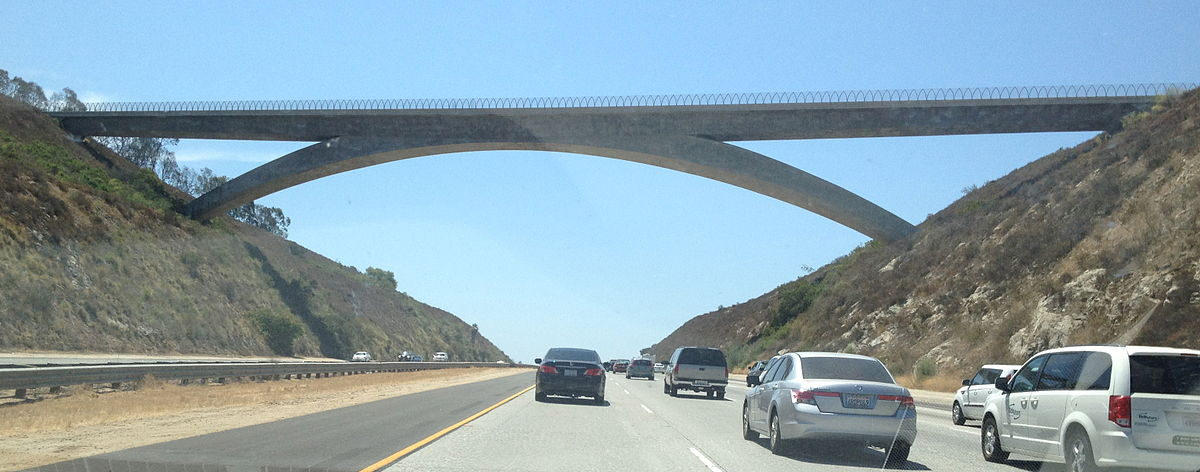
#> input picture samples/roads/road_2.jpg, 1200 x 472 px
$ python 012_color_spaces_HLS.py
#> lines starting #> are read from the running program, lines starting #| are printed output that depends on the picture
# Inspired by Self-Driving-Car Nano Degree from Udacity

# Notice that S channel is still doing a fairly robust job of
# picking up the lines under very different color and contrast conditions

import os

import cv2
import matplotlib.image as mpimg
import matplotlib.pyplot as plt
import numpy as np

# Read in an image and grayscale it
image_path = os.path.join(os.getcwd(), "../../samples/roads/road_2.jpg")

if not os.path.exists(image_path):
    print("Image does not exist!")
    exit()

image = mpimg.imread(image_path)
#> image is the input picture: shape (472, 1200, 3); mean R, G, B 136.8, 158.5, 168.5

thresh = (180, 255)
gray = cv2.cvtColor(image, cv2.COLOR_RGB2GRAY)
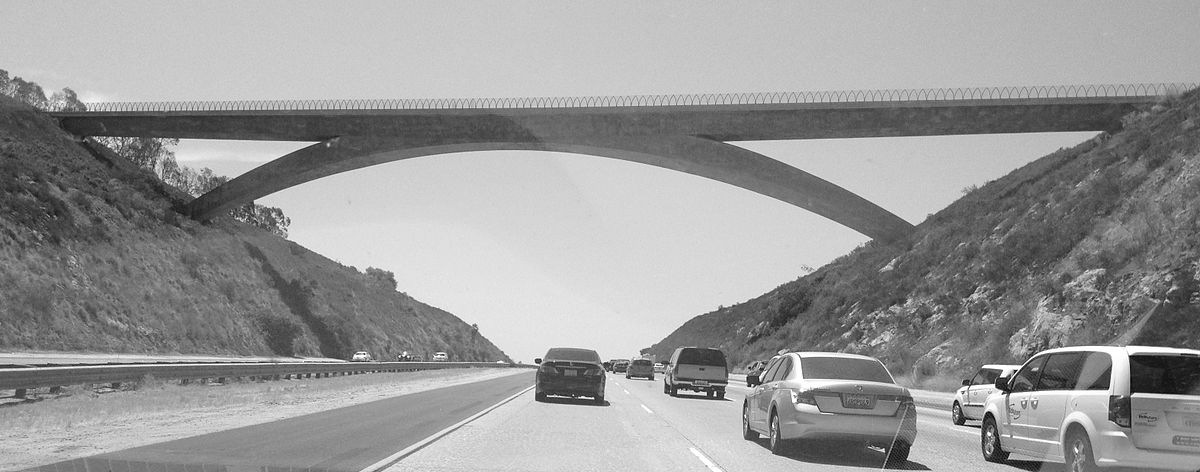
#> gray: shape (472, 1200); min 1, max 255, mean 153.1
binary = np.zeros_like(gray)
binary[(gray > thresh[0]) & (gray <= thresh[1])] = 1

# Plot the result
f, (ax1, ax2) = plt.subplots(1, 2, figsize=(24, 9))
f.tight_layout()

ax1.imshow(image)
ax1.set_title('Original Image', fontsize=20)

ax2.imshow(binary, cmap='gray')
ax2.set_title('Gray Binary', fontsize=20)

plt.subplots_adjust(left=0., right=1, top=0.9, bottom=0.)
plt.show()
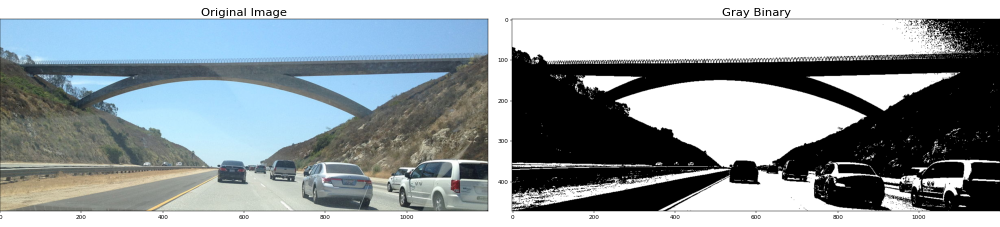
#> figure drawn by matplotlib, 2 panels

hls = cv2.cvtColor(image, cv2.COLOR_RGB2HLS)
#> hls: shape (472, 1200, 3); mean of channels 0, 1, 2 75.3, 153.4, 106
H = hls[:, :, 0]
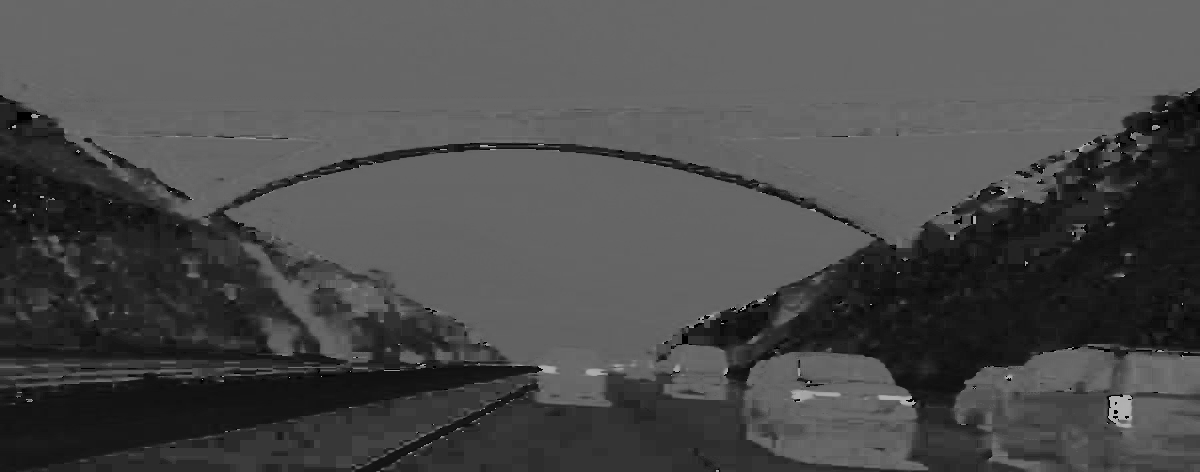
#> H: shape (472, 1200); min 0, max 180, mean 75.3
L = hls[:, :, 1]
S = hls[:, :, 2]
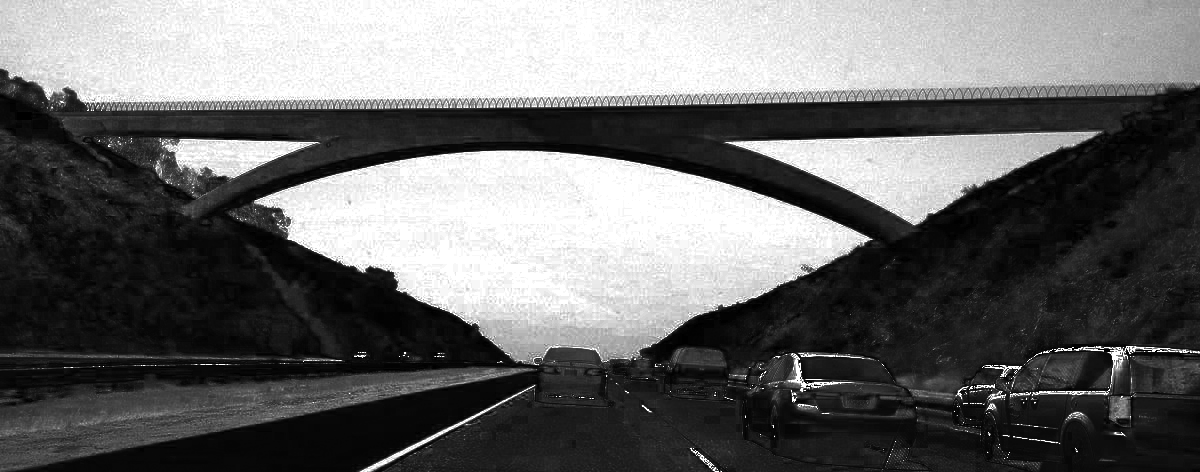
#> S: shape (472, 1200); min 0, max 255, mean 106

f, (ax1, ax2, ax3) = plt.subplots(1, 3, figsize=(24, 9))
f.tight_layout()

ax1.imshow(H, cmap='gray')
ax1.set_title('Hue Channel', fontsize=20)

ax2.imshow(L, cmap='gray')
ax2.set_title('Lightness Channel', fontsize=20)

ax3.imshow(S, cmap='gray')
ax3.set_title('Saturation Channel', fontsize=20)

plt.subplots_adjust(left=0., right=1, top=0.9, bottom=0.)
plt.show()

# Using S Channel

thresh = (90, 255)
binary = np.zeros_like(S)
binary[(S > thresh[0]) & (S <= thresh[1])] = 1

f, (ax1, ax2) = plt.subplots(1, 2, figsize=(24, 9))
f.tight_layout()

ax1.imshow(image)
ax1.set_title('Original Image', fontsize=20)

ax2.imshow(binary, cmap='gray')
ax2.set_title('Saturation Binary', fontsize=20)

plt.subplots_adjust(left=0., right=1, top=0.9, bottom=0.)
plt.show()
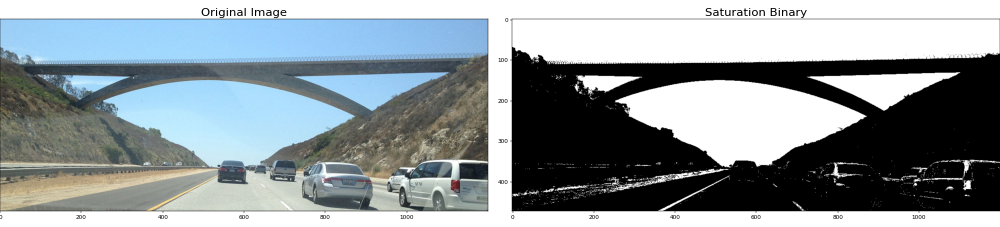
#> figure drawn by matplotlib, 2 panels

# Using H Channel

thresh = (15, 100)
binary = np.zeros_like(H)
binary[(H > thresh[0]) & (H <= thresh[1])] = 1

f, (ax1, ax2) = plt.subplots(1, 2, figsize=(24, 9))
f.tight_layout()

ax1.imshow(image)
ax1.set_title('Original Image', fontsize=20)

ax2.imshow(binary, cmap='gray')
ax2.set_title('Hue Binary', fontsize=20)

plt.subplots_adjust(left=0., right=1, top=0.9, bottom=0.)
plt.show()
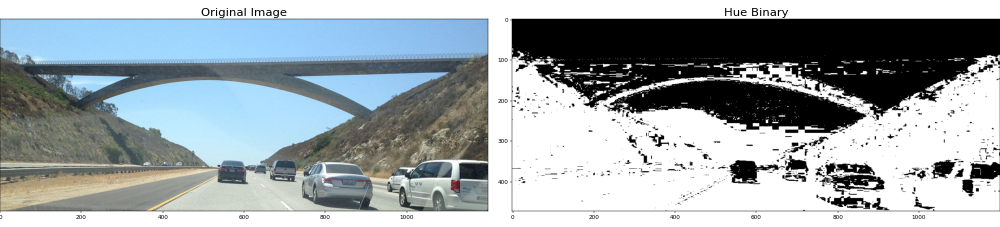
#> figure drawn by matplotlib, 2 panels

"""
It's worth noting, however, that the R channel still does rather well on the white lines,
perhaps even better than the S channel.
As with gradients, it's worth considering how you might combine various color thresholds
to make the most robust identification of the lines.
"""

$ run again, with samples/roads/road_1.jpg copied over samples/roads/road_2.jpg
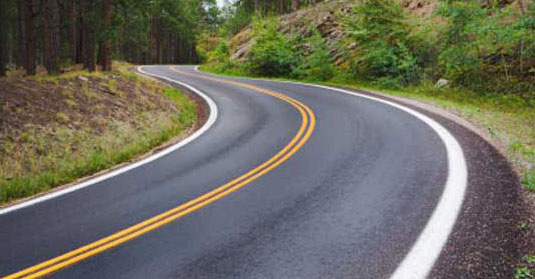
#> input picture samples/roads/road_1.jpg, 535 x 279 px
#> image is the input picture: shape (279, 535, 3); mean R, G, B 108.8, 107.9, 94.6
#> hls: shape (279, 535, 3); mean of channels 0, 1, 2 74, 103.1, 54.8
#> `S = hls[:, :, 2]`:
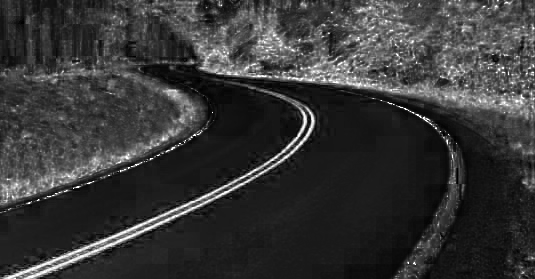
#> S: shape (279, 535); min 0, max 255, mean 54.8
#> `plt.show()`:
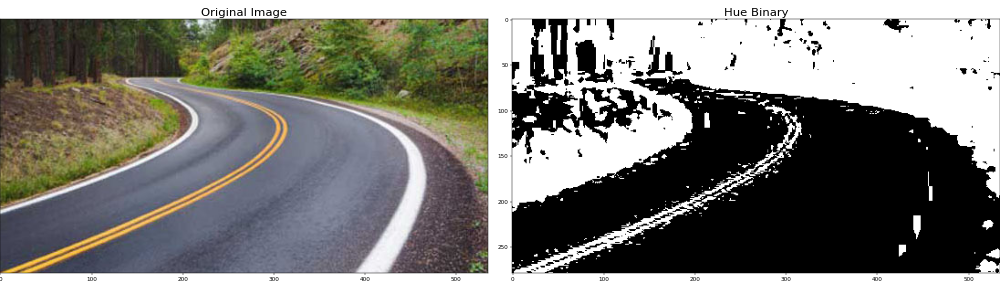
#> figure drawn by matplotlib, 2 panels

$ run again, with samples/roads/road_3.jpg copied over samples/roads/road_2.jpg
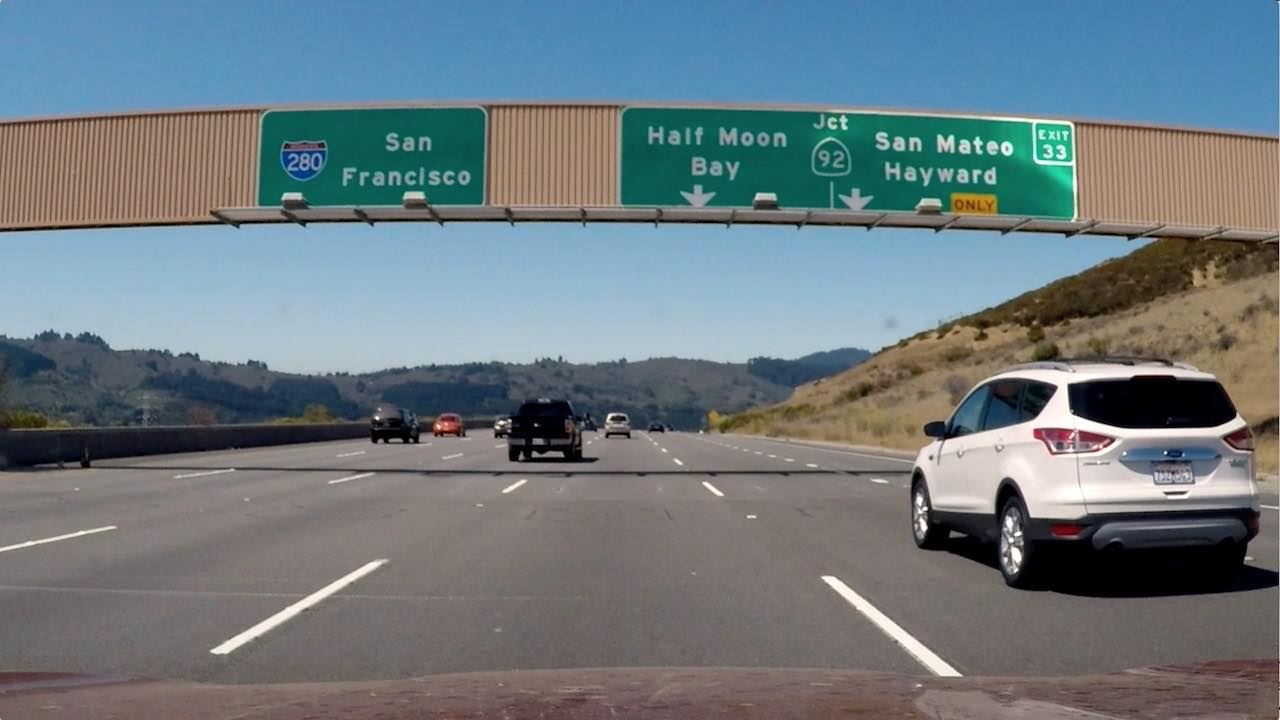
#> input picture samples/roads/road_3.jpg, 1280 x 720 px
#> image is the input picture: shape (720, 1280, 3); mean R, G, B 109.2, 121.6, 127.4
#> hls: shape (720, 1280, 3); mean of channels 0, 1, 2 60.7, 118.8, 64.6
#> `S = hls[:, :, 2]`:
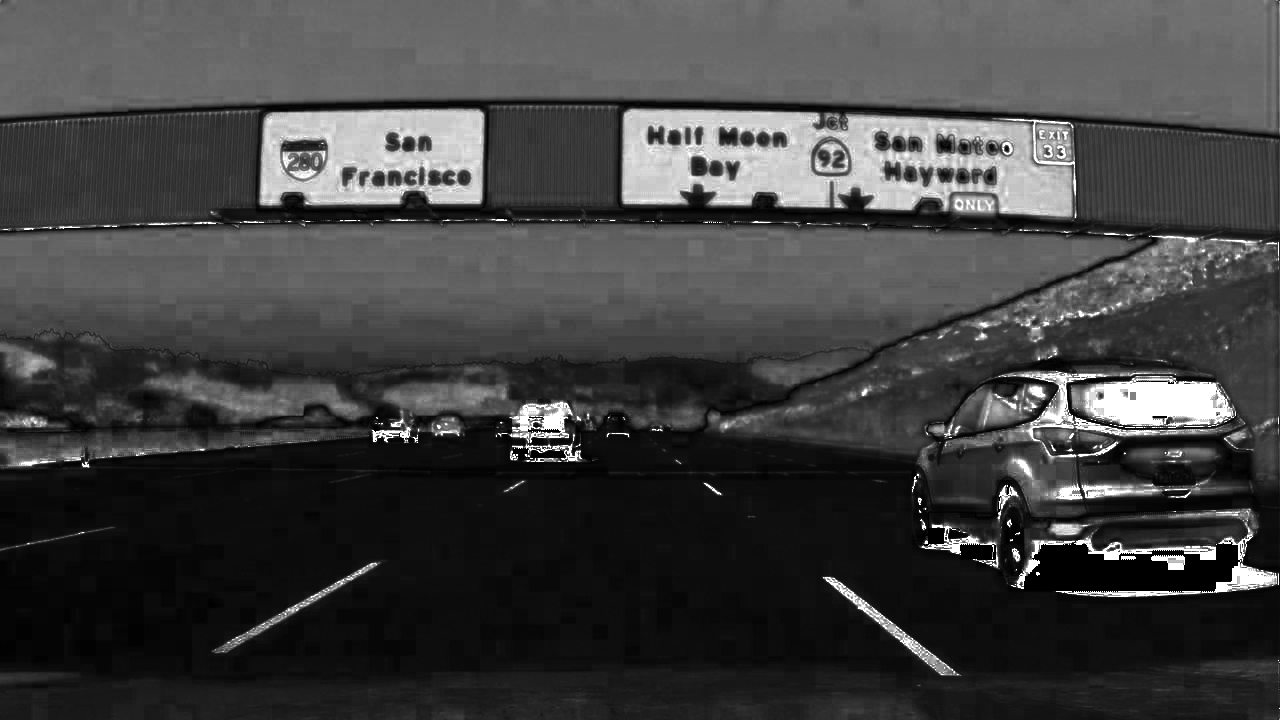
#> S: shape (720, 1280); min 0, max 255, mean 64.6
#> `plt.show()`:
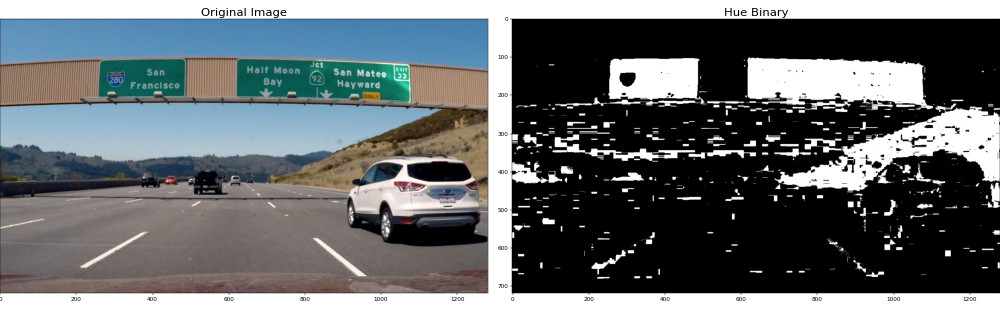
#> figure drawn by matplotlib, 2 panels
